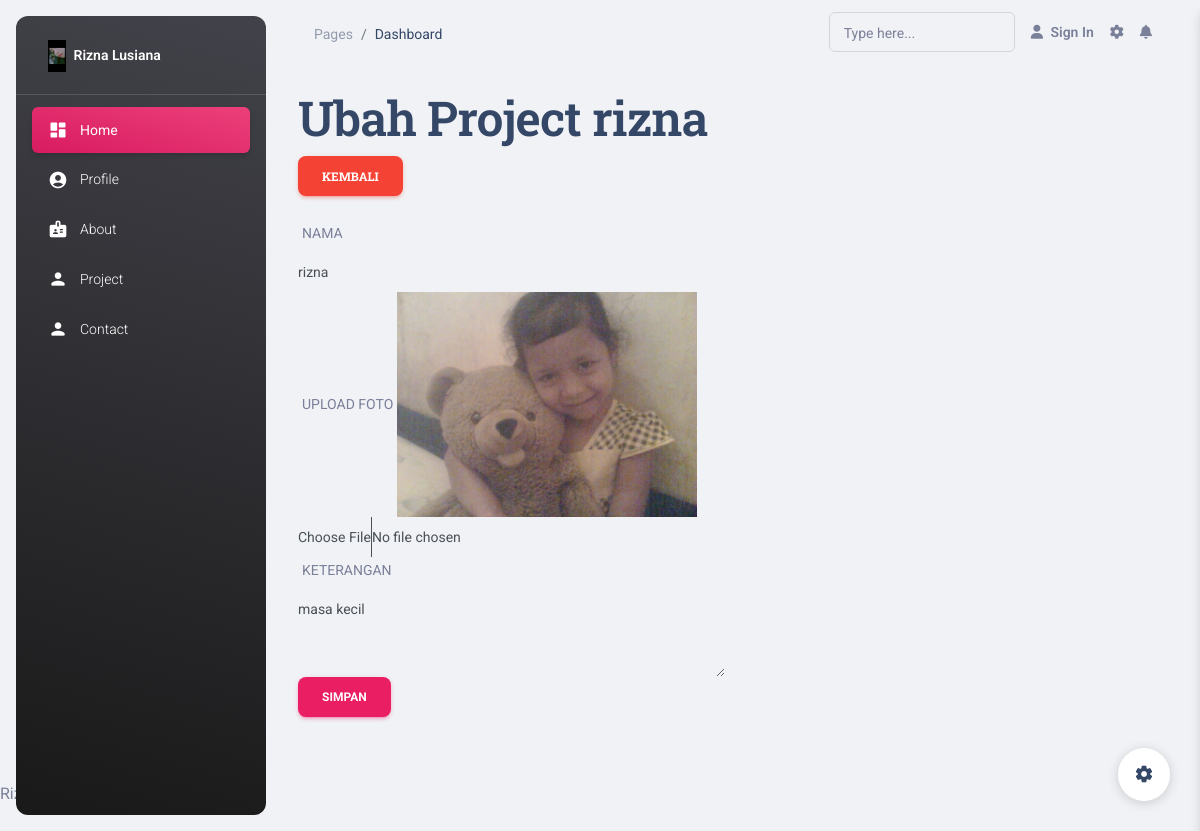
The app's page /admin/index.php?menu=ubah-project&id=2 (signed in) with its own data.
### tables this page shows
CREATE TABLE `project` (
  `Id_p` int(11) NOT NULL,
  `Nama_p` varchar(100) NOT NULL,
  `Ket` text NOT NULL,
  `Foto` varchar(100) NOT NULL
);

### admin/views/ubah-project.php (the view, shortened to what this page needs)
<?php
$id = $_GET['id'];
$getData = mysqli_query($koneksi, "select * from project where id_p=$id");
$data = mysqli_fetch_assoc($getData);
?>
<div class="row">
  <div class="col-md-6">
    <h1>
      Ubah Project <?=$data['Nama_p']?>
      <a href="?menu=project" class="btn btn-danger">kembali</a>
    </h1>
    <form action="" method="post" enctype="multipart/form-data">
      <div class="form-group">
        <label>NAMA</label>
        <input type="text" name="nama" class="form-control" value="<?=$data['Nama_p']?>" required>
      </div>
      <div class="form-group">
        <label>UPLOAD FOTO</label>
        <img src="../foto/<?=$data['Foto']?>" width="300px">
        <input type="file" name="foto" class="form-control">
      </div>
      <div class="form-group">
        <label>KETERANGAN</label>
        <textarea name="Ket" cols="30" rows="3" class="form-control" required><?=$data['Ket']?></textarea>
      </div>
      <button type="submit" name="simpan" class="btn btn-primary">Simpan</button>
    </form>
  </div>
</div>

### records on screen
project: Nama_p "rizna", nama "rizna", Foto (picture), Ket "masa kecil"
